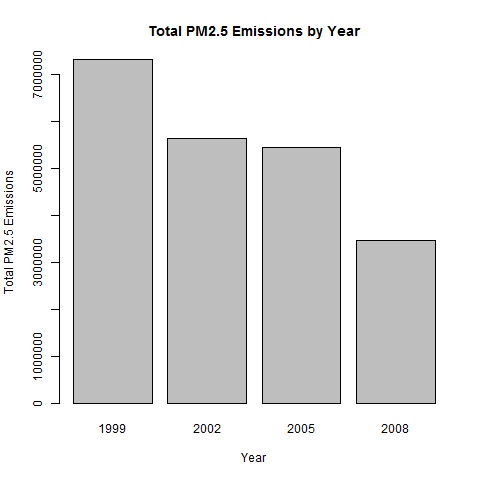

Generate this figure with R:
################################################################################
#
# Author:         Andrew Crisp
# Filename: 			plot1.R
# Comments:			  
#						      This script will:
#  					      1. Source the loadData.R script to load data.
#  					      2. Demonstrate with Base graphics the total PM2.5 emissions
#    				          from all sources for each of the years 1999, 2002, 2005,
#    				          2008.
#    				      
################################################################################
################################################################################
### Imports
################################################################################
library(dplyr)

################################################################################
### Load dataset
################################################################################
source('loadData.R')
options(scipen = 5)

interestingData<-summaryData[,c(18,20)]

totalPM25 <- interestingData %>%
  tbl_df %>%
  group_by(year) %>%
  summarise_each(funs(sum))

png("plot1.png", width=480, height=480)
barplot(height = totalPM25$Emissions, names.arg = totalPM25$year, main = "Total PM2.5 Emissions by Year", xlab = "Year", ylab = "Total PM2.5 Emissions")
dev.off()

